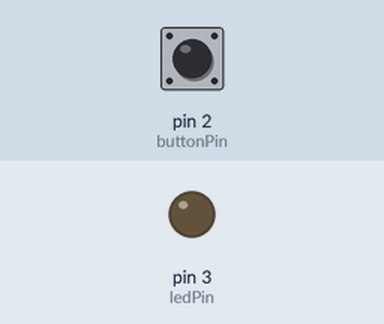
This sketch was run on a simulated Arduino Uno, built with avr-gcc and run on an emulated ATmega328P. Parts: output pins drawn as LEDs (lit = HIGH). The test bench sets the inputs (shaded band); at power-on: pin 2 (buttonPin) HIGH. What the sketch prints to the serial monitor is not drawn.

Above: at 1.2 s.
1.3 s: pin 2 (buttonPin) pulled LOW for 0.15 s
At 1.37 s:
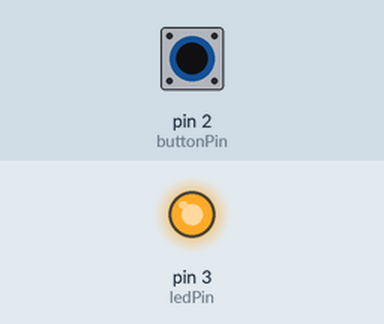
2.9 s: pin 2 (buttonPin) pulled LOW for 3.2 s
At 7.0 s:
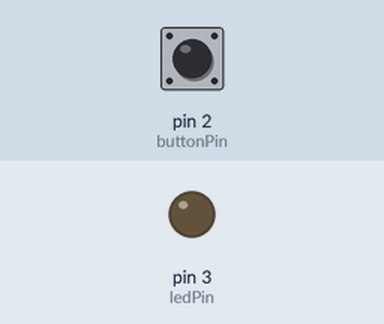
Timing chart, 0 to 8.5 s (numbered marks = the images above; inputs shaded):
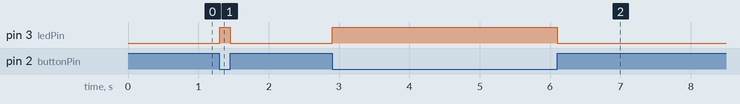

Measured:
- after the input at 1.3 s, pin 3 (ledPin): LOW → HIGH at once, → LOW 0.15 s later
- after the input at 2.9 s, pin 3 (ledPin): LOW → HIGH at once, → LOW 3.2 s later

The sketch:

button.ino
```cpp
const int buttonPin = 2;
const int ledPin = 3;

void setup() {
  pinMode(buttonPin, INPUT_PULLUP);
  pinMode(ledPin, OUTPUT);
  Serial.begin(9600);
}

void loop() {

  int buttonValue = digitalRead(buttonPin);

  if(!buttonValue == 1){
     digitalWrite(ledPin, HIGH);
  }
  else{
     digitalWrite(ledPin, LOW);
  }


  Serial.println(buttonValue);

}
```
